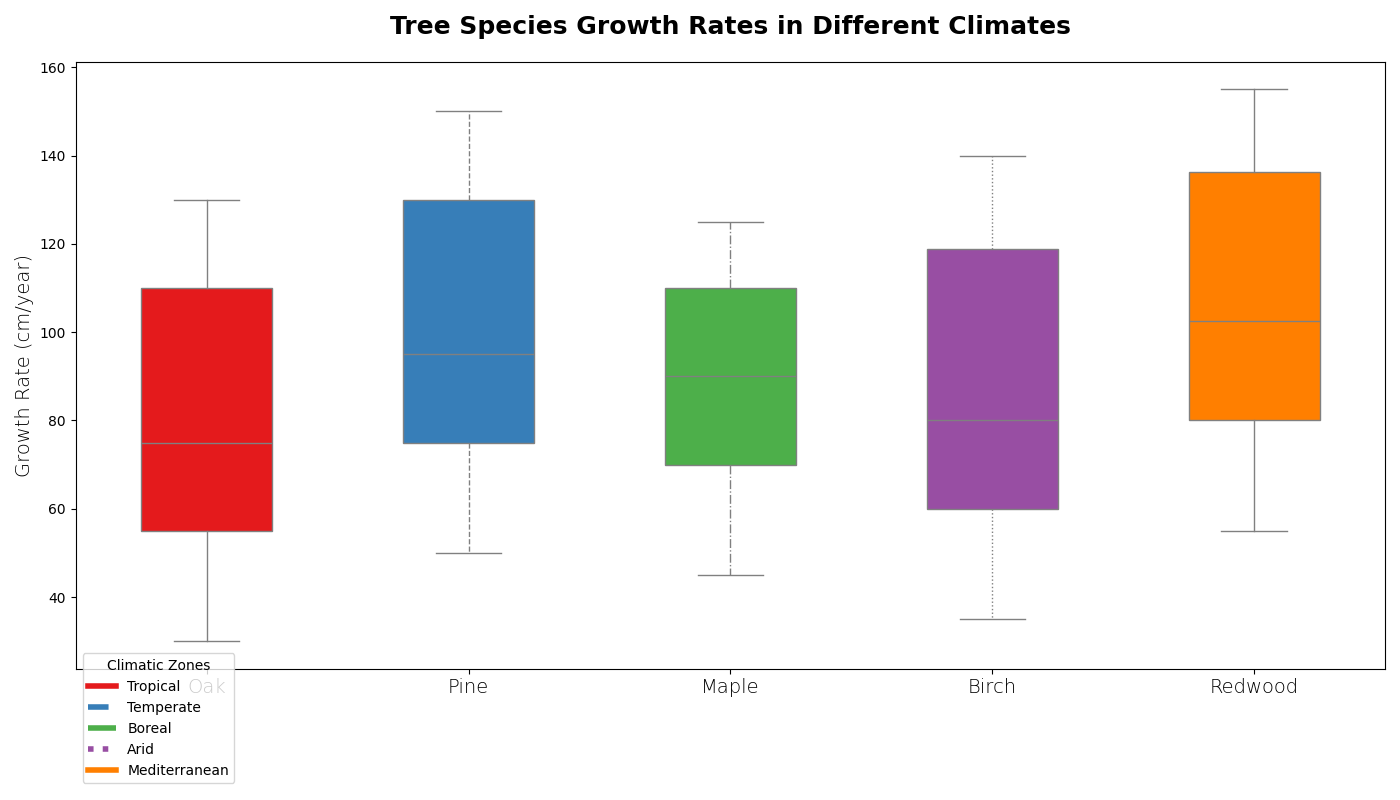

The Python source for this figure:
import numpy as np
import matplotlib.pyplot as plt

tree_species = ['Oak', 'Pine', 'Maple', 'Birch', 'Redwood']

climate_tropical = [120, 140, 115, 130, 145]
climate_temperate = [80, 100, 95, 85, 110]
climate_boreal = [50, 70, 65, 55, 75]
climate_arid = [30, 50, 45, 35, 55]
climate_mediterranean = [70, 90, 85, 75, 95]

# New data series for Rainforest climate
climate_rainforest = [130, 150, 125, 140, 155]

data = [
    climate_tropical,
    climate_temperate,
    climate_boreal,
    climate_arid,
    climate_mediterranean,
    climate_rainforest  # Added new data series
]

fig, ax = plt.subplots(figsize=(14, 8))

colors = ['#E41A1C', '#377EB8', '#4DAF4A', '#984EA3', '#FF7F00', '#A65628']  # Added color for Rainforest
linestyles = ['-', '--', '-.', ':', '-', '-']  # Added line style for Rainforest

for i, species in enumerate(tree_species):
    species_data = [climate[i] for climate in data]
    bp = ax.boxplot(species_data, positions=[i], widths=0.5, vert=True, patch_artist=True,
                    boxprops=dict(facecolor=colors[i], color='gray'),
                    whiskerprops=dict(color='gray', linestyle=linestyles[i]),
                    capprops=dict(color='gray'),
                    flierprops=dict(marker='^', color='green', alpha=0.6),
                    medianprops=dict(color='gray'),
                    notch=False)

ax.set_xticks(range(len(tree_species)))
ax.set_xticklabels(tree_species, fontsize=14, fontweight='light')
ax.set_ylabel("Growth Rate (cm/year)", fontsize=14, fontweight='light')
ax.set_title("Tree Species Growth Rates in Different Climates", fontsize=18, fontweight='bold', pad=20)

# Updated legend to include the new climate zone
legend_labels = ['Tropical', 'Temperate', 'Boreal', 'Arid', 'Mediterranean', 'Rainforest']
handles = [plt.Line2D([0], [0], color=colors[i], lw=4, linestyle=linestyles[i]) for i in range(len(tree_species))]
ax.legend(handles, legend_labels, title='Climatic Zones', loc='lower left', bbox_to_anchor=(0, -0.2), fontsize=10)

plt.tight_layout()
plt.show()
